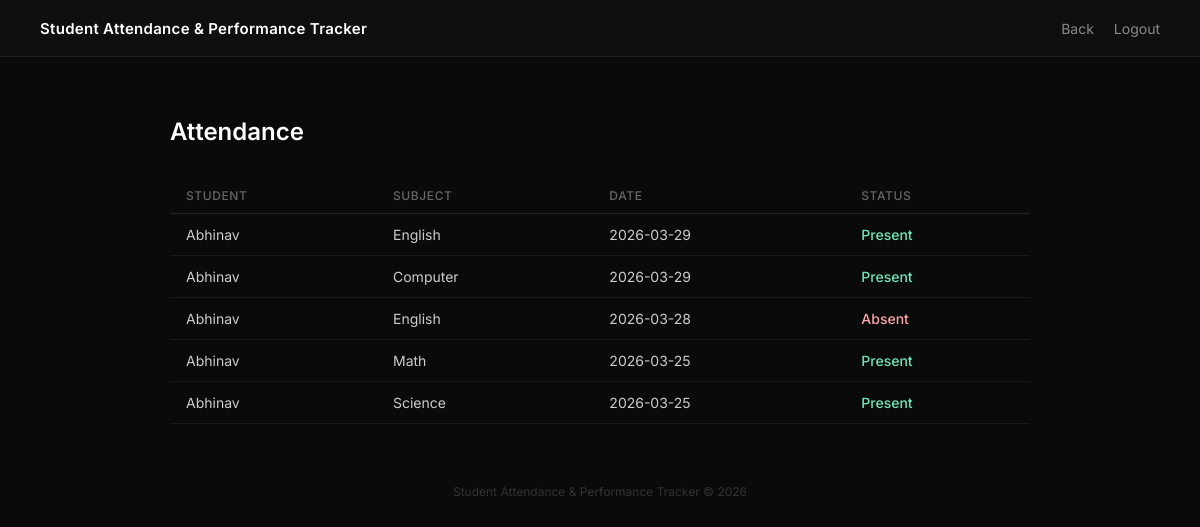
The app's page /view_attendance.php (signed in) with its own data.
### tables this page shows
CREATE TABLE `attendance` (
  `id` int(11) NOT NULL,
  `student_id` int(11) DEFAULT NULL,
  `subject_id` int(11) DEFAULT NULL,
  `date` date DEFAULT NULL,
  `status` enum('present','absent') DEFAULT NULL
);

CREATE TABLE `users` (
  `id` int(11) NOT NULL,
  `name` varchar(100) DEFAULT NULL,
  `email` varchar(100) DEFAULT NULL,
  `password` varchar(100) DEFAULT NULL,
  `role` enum('admin','teacher','student') NOT NULL
);

CREATE TABLE `subjects` (
  `id` int(11) NOT NULL,
  `subject_name` varchar(100) DEFAULT NULL
);

### view_attendance.php (the view, shortened to what this page needs)
<?php
include 'config.php';
if ($_SESSION['role'] == 'student') {
    $id = $_SESSION['user_id'];
    $query = "SELECT users.name, subjects.subject_name, attendance.date, attendance.status
              FROM attendance
              JOIN subjects ON attendance.subject_id = subjects.id
              JOIN users ON attendance.student_id = users.id
              WHERE attendance.student_id = '$id'
              ORDER BY attendance.date DESC";
} else {
    $query = "SELECT users.name, subjects.subject_name, attendance.date, attendance.status
              FROM attendance
              JOIN subjects ON attendance.subject_id = subjects.id
              JOIN users ON attendance.student_id = users.id
              ORDER BY attendance.date DESC";
}
$result = mysqli_query($conn, $query);
?>
<!DOCTYPE html>
<html>
<head>
    <link rel="stylesheet" href="style.css">
</head>
<body>
<div class="navbar">
    <h1>Student Attendance & Performance Tracker</h1>
    <div><a href="javascript:history.back()">Back</a><a href="logout.php">Logout</a></div>
</div>
<div class="container">
    <h2>Attendance</h2>
    <div class="table-wrap">
        <table>
            <tr><th>Student</th><th>Subject</th><th>Date</th><th>Status</th></tr>
            <?php while($r = mysqli_fetch_assoc($result)) {
                $color = $r['status'] == 'present' ? '#6ee7b7' : '#fca5a5';
            ?>
            <tr>
                <td><?php echo $r['name']; ?></td>
                <td><?php echo $r['subject_name']; ?></td>
                <td><?php echo $r['date']; ?></td>
                <td style="color:<?php echo $color; ?>; font-weight:500;"><?php echo ucfirst($r['status']); ?></td>
            </tr>
            <?php } ?>
        </table>
    </div>
</div>
<div class="footer">Student Attendance & Performance Tracker © 2026</div>
</body>
</html>

### style.css (style rules this page uses)
* { margin: 0; padding: 0; box-sizing: border-box; }
body { font-family: 'Inter', sans-serif; background: #0a0a0a; color: #e5e5e5; min-height: 100vh; }
.navbar { display: flex; justify-content: space-between; align-items: center; padding: 18px 40px; border-bottom: 1px solid #222; background: #0f0f0f; }
.navbar h1 { font-size: 15px; font-weight: 600; color: #fff; letter-spacing: 0.02em; }
.navbar a { color: #888; text-decoration: none; margin-left: 20px; font-size: 14px; transition: color 0.2s; }
.main, .container { max-width: 900px; margin: 60px auto; padding: 0 20px; }
h2 { font-size: 24px; font-weight: 600; margin-bottom: 32px; color: #fff; }
.table-wrap { overflow-x: auto; margin-top: 16px; }
table { width: 100%; border-collapse: collapse; font-size: 14px; }
th { text-align: left; padding: 10px 16px; color: #666; font-weight: 500; border-bottom: 1px solid #222; font-size: 12px; text-transform: uppercase; letter-spacing: 0.05em; }
td { padding: 12px 16px; border-bottom: 1px solid #1a1a1a; color: #ccc; }
.footer { text-align: center; margin-top: 60px; font-size: 12px; color: #333; padding-bottom: 40px; }

### records on screen
attendance: student.name "Abhinav", subject.subject_name "English", date "2026-03-29", status "Present"
attendance: student.name "Abhinav", subject.subject_name "Computer", date "2026-03-29", status "Present"
attendance: student.name "Abhinav", subject.subject_name "English", date "2026-03-28", status "Absent"
attendance: student.name "Abhinav", subject.subject_name "Math", date "2026-03-25", status "Present"
attendance: student.name "Abhinav", subject.subject_name "Science", date "2026-03-25", status "Present"
